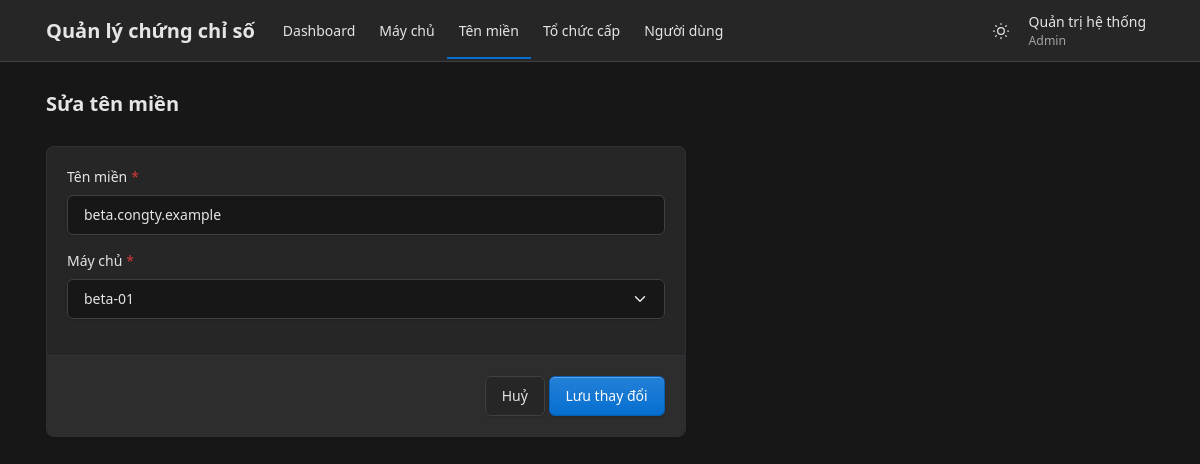
Page /admin/ten_mien_form.php?id=5 (signed in) on the committed database.
### tables this page shows
CREATE TABLE users (
    id INT UNSIGNED AUTO_INCREMENT PRIMARY KEY,
    username VARCHAR(50) NOT NULL UNIQUE,
    password_hash VARCHAR(255) NOT NULL,
    full_name VARCHAR(100) NOT NULL,
    role_id INT UNSIGNED NOT NULL,
    is_locked TINYINT(1) NOT NULL DEFAULT 0,  
     
    failed_logins TINYINT UNSIGNED NOT NULL DEFAULT 0,
    locked_until DATETIME NULL,
    CONSTRAINT fk_users_role FOREIGN KEY (role_id) REFERENCES roles (id) ON DELETE RESTRICT
);

CREATE TABLE roles (
    id INT UNSIGNED AUTO_INCREMENT PRIMARY KEY,
    name VARCHAR(50) NOT NULL UNIQUE
);

CREATE TABLE domains (
    id INT UNSIGNED AUTO_INCREMENT PRIMARY KEY,
    domain_name VARCHAR(255) NOT NULL UNIQUE,
    server_id INT UNSIGNED NOT NULL,
    CONSTRAINT fk_domains_server FOREIGN KEY (server_id) REFERENCES servers (id) ON DELETE RESTRICT
);

### src/auth.php (called while the page is built, shortened)
<?php
function nguoiDungHienTai(PDO $pdo): ?array
{
    $cau = $pdo->prepare('SELECT u.id, u.username, u.full_name, r.name AS role_name
                          FROM users u JOIN roles r ON r.id = u.role_id
                          WHERE u.id = ? AND u.is_locked = 0');
    $cau->execute([$_SESSION['user_id']]);
    return $cau->fetch() ?: null;
}
function laAdmin(array $nguoi): bool
{
    return $nguoi['role_name'] === VAI_TRO_ADMIN;
}
function yeuCauDangNhap(PDO $pdo): array
{
    $nguoi = nguoiDungHienTai($pdo);
    return $nguoi;
}

### src/danh_muc.php (called while the page is built, shortened)
<?php
function danhSachMayChu(PDO $pdo): array
{
    return $pdo->query('SELECT s.*, COUNT(d.id) AS so_ten_mien
                        FROM servers s LEFT JOIN domains d ON d.server_id = s.id
                        GROUP BY s.id ORDER BY s.hostname')->fetchAll();
}
function timTenMien(PDO $pdo, int $id): ?array
{
    $cau = $pdo->prepare('SELECT * FROM domains WHERE id = ?');
    $cau->execute([$id]);
    return $cau->fetch() ?: null;
}

### public/admin/ten_mien_form.php (the view, shortened to what this page needs)
<?php
require __DIR__ . '/../../src/khoi_dong.php';
require __DIR__ . '/../../src/danh_muc.php';
$pdo = ketNoiCsdl();
$nguoi = yeuCauDangNhap($pdo);
$id = isset($_GET['id']) ? (int) $_GET['id'] : null;
$loi = [];
$giaTri = ['domain_name' => '', 'server_id' => ''];
if ($id !== null) {
    $giaTri = timTenMien($pdo, $id);
}
$cacMayChu = array_column(danhSachMayChu($pdo), 'hostname', 'id');
$hanhDong = 'admin/ten_mien_form.php' . ($id !== null ? '?id=' . $id : '');
$trangHienTai = 'ten_mien';
require __DIR__ . '/../../views/dau_trang.php';
require __DIR__ . '/../../views/tieu_de_trang.php';
?>
<div class="page-body">
    <div class="container-xl">
        <div class="row">
            <div class="col-lg-7">
                <form class="card" method="post" action="<?= e(url($hanhDong)) ?>" data-kiem-tra novalidate>
                    <div class="card-body">
                        <?= oNhap('domain_name', 'Tên miền', $giaTri['domain_name'], $loi,
                            'required maxlength="253" pattern="[A-Za-z0-9*][A-Za-z0-9.\-]*\.[A-Za-z][A-Za-z0-9\-]*[A-Za-z0-9]" autocomplete="off"',
                            'Tên miền không hợp lệ. Ví dụ đúng: cert.cipher.id.vn hoặc *.cipher.id.vn') ?>
                        <?= oChon('server_id', 'Máy chủ', $cacMayChu, (string) $giaTri['server_id'], $loi, 'Hãy chọn máy chủ.') ?>
                    </div>
                    <div class="card-footer text-end">
                        <a class="btn" href="<?= e(url('admin/ten_mien.php')) ?>">Huỷ</a>
                        <button type="submit" class="btn btn-primary"><?= $id === null ? 'Thêm tên miền' : 'Lưu thay đổi' ?></button>
                    </div>
                </form>
            </div>
        </div>
    </div>
</div>
<?php require __DIR__ . '/../../views/cuoi_trang.php'; ?>

### views/dau_trang.php (shortened to what this page needs)
<?php
$nguoi ??= null;
$trangHienTai ??= '';
$coThanhRieng ??= false;
$nutGiaoDien = <<<'HTML'
<button type="button" class="nav-link px-2 bg-transparent border-0" data-doi-giao-dien
        title="Đổi giao diện sáng/tối" aria-label="Đổi giao diện sáng/tối">
    <svg class="icon hide-theme-dark" xmlns="http://www.w3.org/2000/svg" width="24" height="24" viewBox="0 0 24 24" fill="none" stroke="currentColor" stroke-width="2" stroke-linecap="round" stroke-linejoin="round" aria-hidden="true"><path d="M12 3c.132 0 .263 0 .393 0a7.5 7.5 0 0 0 7.92 12.446a9 9 0 1 1 -8.313 -12.454z"/></svg>
    <svg class="icon hide-theme-light" xmlns="http://www.w3.org/2000/svg" width="24" height="24" viewBox="0 0 24 24" fill="none" stroke="currentColor" stroke-width="2" stroke-linecap="round" stroke-linejoin="round" aria-hidden="true"><circle cx="12" cy="12" r="4"/><path d="M3 12h1m8 -9v1m8 8h1m-9 8v1m-6.4 -15.4l.7 .7m12.1 -.7l-.7 .7m0 11.4l.7 .7m-12.1 -.7l-.7 .7"/></svg>
</button>
HTML;
?>
<!doctype html>
<html lang="vi" data-bs-theme="dark">
<head>
    <link rel="stylesheet" href="<?= e(url('assets/tabler/tabler.min.css')) ?>">
    <link rel="stylesheet" href="<?= e(url('assets/app.css')) ?>">
</head>
<body>
<?php if ($nguoi === null && !$coThanhRieng): ?>
    <div class="position-absolute top-0 end-0 p-3"><?= $nutGiaoDien ?></div>
<?php elseif ($nguoi !== null): ?>
    <div class="page">
        <header class="navbar navbar-expand-md d-print-none">
            <div class="container-xl">
                <a class="navbar-brand me-3" href="<?= e(url('admin/index.php')) ?>">Quản lý chứng chỉ số</a>
                <div class="navbar-nav flex-row order-md-last align-items-center">
                    <?= $nutGiaoDien ?>
                    <div class="nav-item dropdown">
                        <a href="#" class="nav-link px-2" data-bs-toggle="dropdown" aria-label="Mở menu tài khoản">
                            <span>
                                <span class="d-block"><?= e($nguoi['full_name']) ?></span>
                                <span class="d-block small text-secondary"><?= e($nguoi['role_name']) ?></span>
                            </span>
                        </a>
                    </div>
                </div>
                <div class="collapse navbar-collapse" id="menu-chinh">
                    <ul class="navbar-nav">
                        <li class="nav-item <?= $trangHienTai === 'dashboard' ? 'active' : '' ?>">
                            <a class="nav-link" href="<?= e(url('admin/index.php')) ?>">Dashboard</a>
                        </li>
                        <li class="nav-item <?= $trangHienTai === 'may_chu' ? 'active' : '' ?>">
                            <a class="nav-link" href="<?= e(url('admin/may_chu.php')) ?>">Máy chủ</a>
                        </li>
                        <li class="nav-item <?= $trangHienTai === 'ten_mien' ? 'active' : '' ?>">
                            <a class="nav-link" href="<?= e(url('admin/ten_mien.php')) ?>">Tên miền</a>
                        </li>
                        <li class="nav-item <?= $trangHienTai === 'to_chuc_cap' ? 'active' : '' ?>">
                            <a class="nav-link" href="<?= e(url('admin/to_chuc_cap.php')) ?>">Tổ chức cấp</a>
                        </li>
                        <?php if (laAdmin($nguoi)): ?>
                            <li class="nav-item <?= $trangHienTai === 'nguoi_dung' ? 'active' : '' ?>">
                                <a class="nav-link" href="<?= e(url('admin/nguoi_dung.php')) ?>">Người dùng</a>
                            </li>
                        <?php endif; ?>
                    </ul>
                </div>
            </div>
        </header>
        <div class="page-wrapper">
<?php endif; ?>

### src/khoi_dong.php (shortened to what this page needs)
<?php
require_once __DIR__ . '/../config/db.php';
require_once __DIR__ . '/auth.php';
function e(?string $chuoi): string
{
    return htmlspecialchars((string) $chuoi, ENT_QUOTES, 'UTF-8');
}
function url(string $duongDan): string
{
    $thuMucPublic = str_replace('\\', '/', realpath(__DIR__ . '/../public'));
    $gocWeb = str_replace('\\', '/', realpath($_SERVER['DOCUMENT_ROOT']));
    return substr($thuMucPublic, strlen($gocWeb)) . '/' . $duongDan;
}
function oNhap(string $ten, string $nhan, ?string $giaTri, array $loi, string $thuocTinh = '', string $loiMacDinh = '', string $goiY = ''): string
{
    $batBuoc = str_contains($thuocTinh, 'required') ? ' required' : '';
    $saiCss = isset($loi[$ten]) ? ' is-invalid' : '';
    $html = '<div class="mb-3">'
        . '<label class="form-label' . $batBuoc . '" for="' . e($ten) . '">' . e($nhan) . '</label>'
        . '<input class="form-control' . $saiCss . '" id="' . e($ten) . '" name="' . e($ten) . '" value="' . e($giaTri) . '" ' . $thuocTinh . '>'
        . '<div class="invalid-feedback">' . e($loi[$ten] ?? $loiMacDinh) . '</div>';
    return $html . '</div>';
}
function oChon(string $ten, string $nhan, array $luaChon, ?string $dangChon, array $loi, string $loiMacDinh): string
{
    $saiCss = isset($loi[$ten]) ? ' is-invalid' : '';
    $html = '<div class="mb-3">'
        . '<label class="form-label required" for="' . e($ten) . '">' . e($nhan) . '</label>'
        . '<select class="form-select' . $saiCss . '" id="' . e($ten) . '" name="' . e($ten) . '" required>'
        . '<option value="">Chọn</option>';
    foreach ($luaChon as $giaTri => $nhanLuaChon) {
        $chon = (string) $giaTri === (string) $dangChon ? ' selected' : '';
        $html .= '<option value="' . e((string) $giaTri) . '"' . $chon . '>' . e($nhanLuaChon) . '</option>';
    }
    return $html . '</select><div class="invalid-feedback">' . e($loi[$ten] ?? $loiMacDinh) . '</div></div>';
}

### rows in the picture
users: full_name "Quản trị hệ thống", role.name "Admin"
domains: domain_name "beta.congty.example"

### other values in the picture
$tieuDe "Sửa tên miền"
$nhan "Tên miền"
$nhan "Máy chủ"
form field server_id "beta-01"
